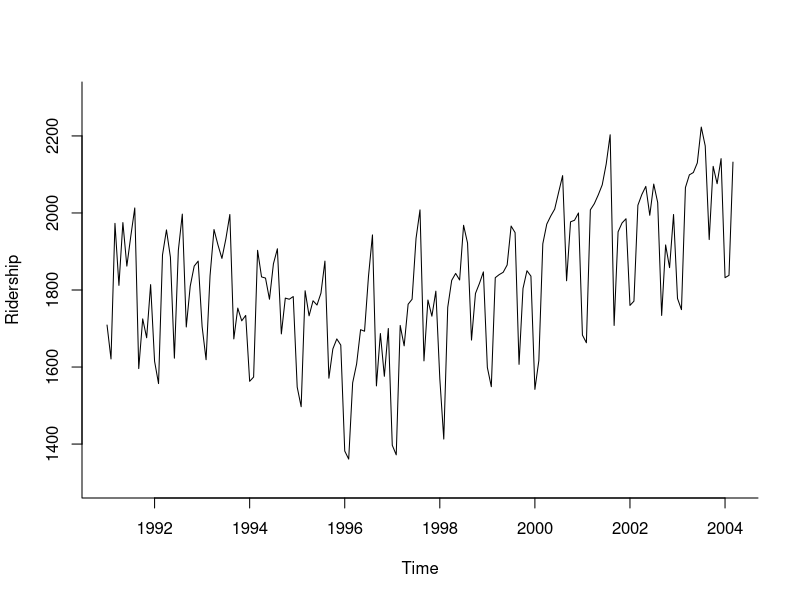
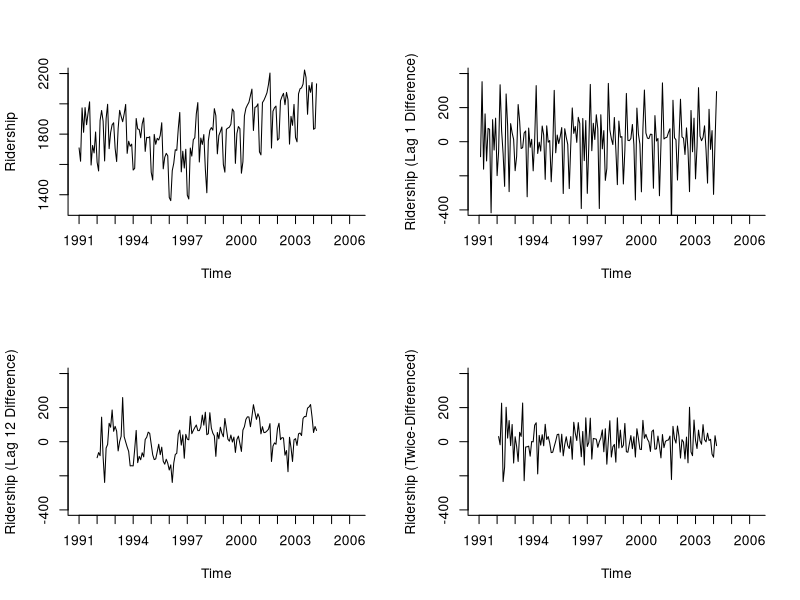
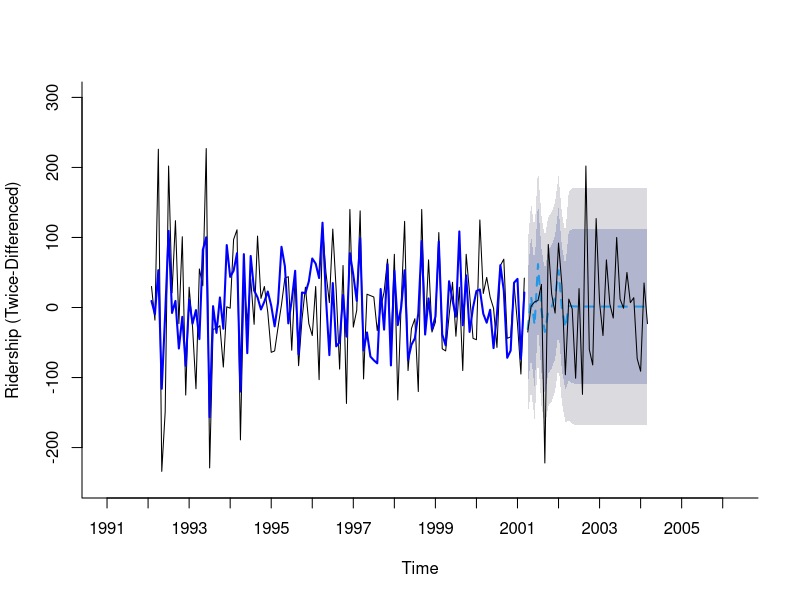

R code for these plots, in order:
Amtrak.data <- read.csv("./Amtrak data.csv")
ridership.ts <- ts(Amtrak.data$Ridership, start = c(1991,1), end = c(2004, 3), freq = 12)

plot(ridership.ts, xlab = "Time", ylab = "Ridership", ylim = c(1300, 2300), bty = "l")

library("forecast")

par(mfrow = c(2, 2))

plot(ridership.ts, ylim = c(1300, 2200),  ylab = "Ridership", xlab = "Time",
     bty = "l", xaxt = "n", xlim = c(1991,2006.25), main = "", lty = 1)
axis(1, at = seq(1991, 2006, 1), labels = format(seq(1991, 2006, 1)))

diff.once1.ts <- diff(ridership.ts, lag = 1)

plot(diff.once1.ts, ylim = c(-400, 400),  ylab = "Ridership (Lag 1 Difference)", xlab = "Time",
     bty = "l", xaxt = "n", xlim = c(1991,2006.25), main = "", lty = 1)
axis(1, at = seq(1991, 2006, 1), labels = format(seq(1991, 2006, 1)))

diff.once12.ts <- diff(ridership.ts, lag = 12)

plot(diff.once12.ts, ylim = c(-400, 400),  ylab = "Ridership (Lag 12 Difference)", xlab = "Time",
     bty = "l", xaxt = "n", xlim = c(1991,2006.25), main = "", lty = 1)
axis(1, at = seq(1991, 2006, 1), labels = format(seq(1991, 2006, 1)))

diff.twice.ts <- diff(diff(ridership.ts, lag = 12), lag = 1)

plot(diff.twice.ts, ylim = c(-400, 400),  ylab = "Ridership (Twice-Differenced)", xlab = "Time",
     bty = "l", xaxt = "n", xlim = c(1991,2006.25), main = "", lty = 1)
axis(1, at = seq(1991, 2006, 1), labels = format(seq(1991, 2006, 1)))

par(mfrow = c(1, 1))

nValid <- 36
nTrain <- length(diff.twice.ts) - nValid
train.ts <- window(diff.twice.ts, start = c(1992, 2), end = c(1992, nTrain + 1))
valid.ts <- window(diff.twice.ts, start = c(1992, nTrain + 2), end = c(1992, nTrain + 1 + nValid))
ses <- auto.arima(train.ts)
ses.pred <- forecast(ses, h = nValid)
plot(ses.pred, ylim = c(-250, 300),  ylab = "Ridership (Twice-Differenced)", xlab = "Time",
     bty = "l", xaxt = "n", xlim = c(1991,2006.25), main = "", flty = 2)
axis(1, at = seq(1991, 2006, 1), labels = format(seq(1991, 2006, 1)))
lines(ses.pred$fitted, lwd = 2, col = "blue")
lines(valid.ts)





